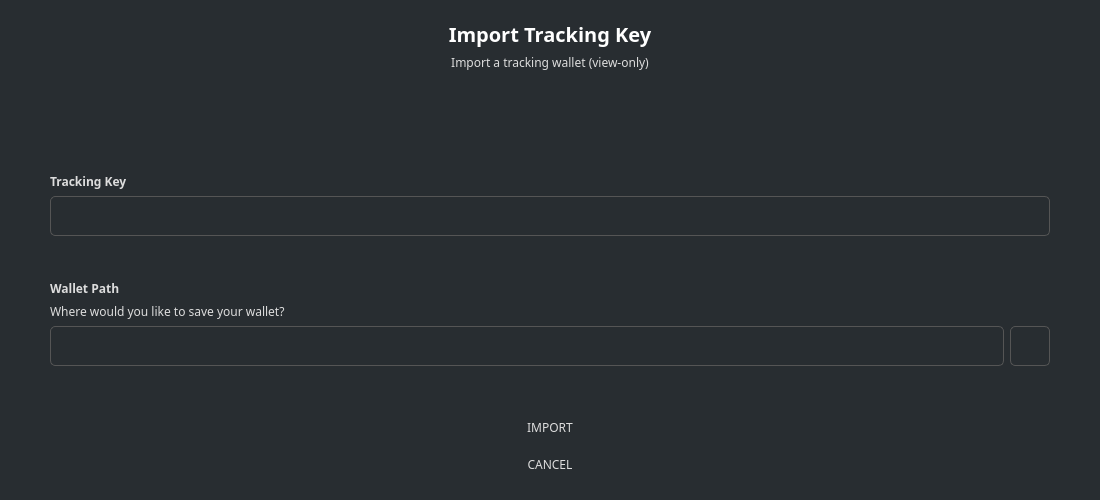
<?xml version="1.0" encoding="UTF-8"?>
<ui version="4.0">
 <class>ImportTrackingDialog</class>
 <widget class="QDialog" name="ImportTrackingDialog">
  <property name="geometry">
   <rect>
    <x>0</x>
    <y>0</y>
    <width>1100</width>
    <height>500</height>
   </rect>
  </property>
  <property name="windowTitle">
   <string>Import Tracking Key</string>
  </property>
  <property name="styleSheet">
   <string notr="true">background-color: #282d31; color: #ddd; border: 0px;</string>
  </property>
  <layout class="QVBoxLayout" name="verticalLayout">
   <property name="spacing">
    <number>6</number>
   </property>
   <property name="leftMargin">
    <number>0</number>
   </property>
   <property name="topMargin">
    <number>0</number>
   </property>
   <property name="rightMargin">
    <number>0</number>
   </property>
   <property name="bottomMargin">
    <number>0</number>
   </property>
   <item>
    <widget class="QGroupBox" name="groupBox">
     <property name="styleSheet">
      <string notr="true"/>
     </property>
     <property name="title">
      <string/>
     </property>
     <layout class="QVBoxLayout" name="verticalLayout_2">
      <property name="spacing">
       <number>6</number>
      </property>
      <property name="leftMargin">
       <number>50</number>
      </property>
      <property name="topMargin">
       <number>20</number>
      </property>
      <property name="rightMargin">
       <number>50</number>
      </property>
      <property name="bottomMargin">
       <number>20</number>
      </property>
      <item>
       <widget class="QLabel" name="label_3">
        <property name="font">
         <font>
          <family>Poppins</family>
          <pointsize>-1</pointsize>
          <weight>75</weight>
          <bold>true</bold>
         </font>
        </property>
        <property name="styleSheet">
         <string notr="true">color: #fff;
border-right: 0px;
font-size: 20px;
font-weight: bold;</string>
        </property>
        <property name="text">
         <string>Import Tracking Key</string>
        </property>
        <property name="alignment">
         <set>Qt::AlignCenter</set>
        </property>
       </widget>
      </item>
      <item>
       <widget class="QLabel" name="label_4">
        <property name="font">
         <font>
          <family>Poppins</family>
         </font>
        </property>
        <property name="styleSheet">
         <string notr="true">color: #ddd;border-right: 0px;</string>
        </property>
        <property name="text">
         <string>Import a tracking wallet (view-only)</string>
        </property>
        <property name="alignment">
         <set>Qt::AlignCenter</set>
        </property>
        <property name="wordWrap">
         <bool>true</bool>
        </property>
       </widget>
      </item>
      <item>
       <spacer name="verticalSpacer_4">
        <property name="orientation">
         <enum>Qt::Vertical</enum>
        </property>
        <property name="sizeHint" stdset="0">
         <size>
          <width>20</width>
          <height>10</height>
         </size>
        </property>
       </spacer>
      </item>
      <item>
       <widget class="QLabel" name="m_errorLabel">
        <property name="styleSheet">
         <string notr="true">color: orange;</string>
        </property>
        <property name="text">
         <string notr="true"/>
        </property>
        <property name="alignment">
         <set>Qt::AlignCenter</set>
        </property>
       </widget>
      </item>
      <item>
       <spacer name="verticalSpacer">
        <property name="orientation">
         <enum>Qt::Vertical</enum>
        </property>
        <property name="sizeHint" stdset="0">
         <size>
          <width>20</width>
          <height>10</height>
         </size>
        </property>
       </spacer>
      </item>
      <item>
       <widget class="QLabel" name="label">
        <property name="font">
         <font>
          <family>Poppins</family>
          <weight>75</weight>
          <bold>true</bold>
         </font>
        </property>
        <property name="styleSheet">
         <string notr="true">color: #ddd;border-right: 0px;
font-weight: bold;</string>
        </property>
        <property name="text">
         <string>Tracking Key</string>
        </property>
       </widget>
      </item>
      <item>
       <widget class="QLineEdit" name="m_trackingKey">
        <property name="minimumSize">
         <size>
          <width>0</width>
          <height>40</height>
         </size>
        </property>
        <property name="font">
         <font>
          <family>Poppins</family>
         </font>
        </property>
        <property name="styleSheet">
         <string notr="true">padding: 3px; border: 1px solid #555; border-radius: 5px;   color: #aaa; padding: 5px;</string>
        </property>
       </widget>
      </item>
      <item>
       <spacer name="verticalSpacer_2">
        <property name="orientation">
         <enum>Qt::Vertical</enum>
        </property>
        <property name="sizeHint" stdset="0">
         <size>
          <width>20</width>
          <height>20</height>
         </size>
        </property>
       </spacer>
      </item>
      <item>
       <widget class="QLabel" name="label_2">
        <property name="font">
         <font>
          <family>Poppins</family>
          <weight>75</weight>
          <bold>true</bold>
         </font>
        </property>
        <property name="styleSheet">
         <string notr="true">color: #ddd;border-right: 0px;
font-weight: bold;</string>
        </property>
        <property name="text">
         <string>Wallet Path</string>
        </property>
       </widget>
      </item>
      <item>
       <widget class="QLabel" name="label_6">
        <property name="font">
         <font>
          <family>Poppins</family>
         </font>
        </property>
        <property name="text">
         <string>Where would you like to save your wallet?</string>
        </property>
       </widget>
      </item>
      <item>
       <widget class="QGroupBox" name="horizontalGroupBox_1">
        <layout class="QHBoxLayout" name="horizontalLayout">
         <property name="spacing">
          <number>6</number>
         </property>
         <property name="leftMargin">
          <number>0</number>
         </property>
         <property name="topMargin">
          <number>0</number>
         </property>
         <property name="rightMargin">
          <number>0</number>
         </property>
         <property name="bottomMargin">
          <number>0</number>
         </property>
         <item>
          <widget class="QLineEdit" name="m_pathEdit">
           <property name="minimumSize">
            <size>
             <width>0</width>
             <height>40</height>
            </size>
           </property>
           <property name="font">
            <font>
             <family>Poppins</family>
            </font>
           </property>
           <property name="styleSheet">
            <string notr="true">padding: 3px; border: 1px solid #555; border-radius: 5px;   color: #aaa; padding: 5px;</string>
           </property>
          </widget>
         </item>
         <item>
          <widget class="QToolButton" name="m_selectPathButton">
           <property name="minimumSize">
            <size>
             <width>40</width>
             <height>40</height>
            </size>
           </property>
           <property name="font">
            <font>
             <family>Poppins</family>
            </font>
           </property>
           <property name="styleSheet">
            <string notr="true">padding: 3px; border: 1px solid #555; border-radius: 5px;   color: #aaa;</string>
           </property>
           <property name="text">
            <string notr="true"/>
           </property>
           <property name="icon">
            <iconset resource="../../resources.qrc">
             <normaloff>:/icons/folder</normaloff>:/icons/folder</iconset>
           </property>
          </widget>
         </item>
        </layout>
       </widget>
      </item>
      <item>
       <spacer name="verticalSpacer_3">
        <property name="orientation">
         <enum>Qt::Vertical</enum>
        </property>
        <property name="sizeHint" stdset="0">
         <size>
          <width>20</width>
          <height>40</height>
         </size>
        </property>
       </spacer>
      </item>
      <item>
       <widget class="QGroupBox" name="horizontalGroupBox_2">
        <layout class="QHBoxLayout" name="horizontalLayout_2">
         <property name="spacing">
          <number>0</number>
         </property>
         <property name="leftMargin">
          <number>0</number>
         </property>
         <property name="topMargin">
          <number>0</number>
         </property>
         <property name="rightMargin">
          <number>0</number>
         </property>
         <property name="bottomMargin">
          <number>0</number>
         </property>
         <item>
          <widget class="QPushButton" name="b1_okButton">
           <property name="minimumSize">
            <size>
             <width>125</width>
             <height>31</height>
            </size>
           </property>
           <property name="maximumSize">
            <size>
             <width>300</width>
             <height>16777215</height>
            </size>
           </property>
           <property name="font">
            <font>
             <family>Poppins</family>
            </font>
           </property>
           <property name="styleSheet">
            <string notr="true">/* This style is handled automatically by EditableStyle.cpp */</string>
           </property>
           <property name="text">
            <string>IMPORT</string>
           </property>
          </widget>
         </item>
        </layout>
       </widget>
      </item>
      <item>
       <widget class="QGroupBox" name="horizontalGroupBox_3">
        <layout class="QHBoxLayout" name="horizontalLayout_3">
         <property name="spacing">
          <number>0</number>
         </property>
         <property name="leftMargin">
          <number>0</number>
         </property>
         <property name="topMargin">
          <number>0</number>
         </property>
         <property name="rightMargin">
          <number>0</number>
         </property>
         <property name="bottomMargin">
          <number>0</number>
         </property>
         <item>
          <widget class="QPushButton" name="b1_cancelButton">
           <property name="minimumSize">
            <size>
             <width>125</width>
             <height>31</height>
            </size>
           </property>
           <property name="maximumSize">
            <size>
             <width>300</width>
             <height>16777215</height>
            </size>
           </property>
           <property name="font">
            <font>
             <family>Poppins</family>
            </font>
           </property>
           <property name="styleSheet">
            <string notr="true">/* This style is handled automatically by EditableStyle.cpp */</string>
           </property>
           <property name="text">
            <string>CANCEL</string>
           </property>
          </widget>
         </item>
        </layout>
       </widget>
      </item>
     </layout>
    </widget>
   </item>
  </layout>
 </widget>
 <resources>
  <include location="../../resources.qrc"/>
 </resources>
 <connections>
  <connection>
   <sender>b1_okButton</sender>
   <signal>clicked()</signal>
   <receiver>ImportTrackingDialog</receiver>
   <slot>importButtonClicked()</slot>
   <hints>
    <hint type="sourcelabel">
     <x>570</x>
     <y>103</y>
    </hint>
    <hint type="destinationlabel">
     <x>323</x>
     <y>65</y>
    </hint>
   </hints>
  </connection>
  <connection>
   <sender>b1_cancelButton</sender>
   <signal>clicked()</signal>
   <receiver>ImportTrackingDialog</receiver>
   <slot>reject()</slot>
   <hints>
    <hint type="sourcelabel">
     <x>439</x>
     <y>103</y>
    </hint>
    <hint type="destinationlabel">
     <x>323</x>
     <y>65</y>
    </hint>
   </hints>
  </connection>
  <connection>
   <sender>m_selectPathButton</sender>
   <signal>clicked()</signal>
   <receiver>ImportTrackingDialog</receiver>
   <slot>selectPathClicked()</slot>
   <hints>
    <hint type="sourcelabel">
     <x>380</x>
     <y>240</y>
    </hint>
    <hint type="destinationlabel">
     <x>224</x>
     <y>224</y>
    </hint>
   </hints>
  </connection>
 </connections>
 <slots>
  <slot>selectPathClicked()</slot>
  <slot>importButtonClicked()</slot>
 </slots>
</ui>
